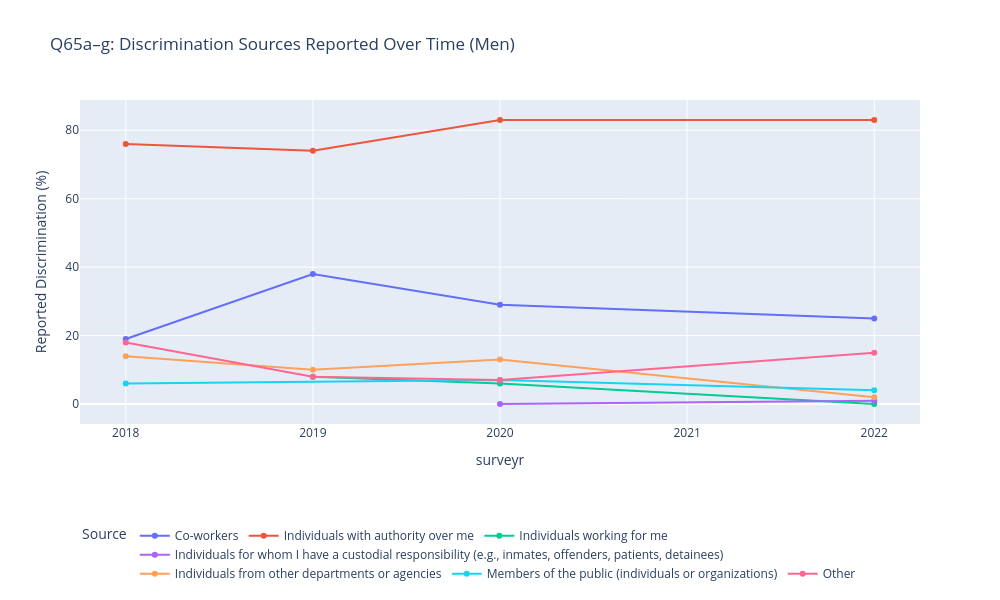

The notebook cell this image was saved under:
### Markdown cell above
Discrimination for Men in Health Canada

### Code cell
#Discrimination Sources Reported Over Time by Men

import plotly.express as px
import plotly.io as pio
# Filter for Q65a–Q65g and men only
df_q65 = df[
    (df["question"].str.match(r"Q65[a-g]")) &
    (df["bycond"] == "Q117 = 1")
].copy()

# Extract short label
df_q65["Discrimination Source"] = df_q65["title_e"].str.extract(
    r"Question 65[a-g]\. From whom did you experience discrimination on the job\? (.+)"
)

# Convert fields
df_q65["Discrimination %"] = pd.to_numeric(df_q65["answer1"], errors="coerce")
df_q65["anscount"] = pd.to_numeric(df_q65["anscount"], errors="coerce")

# Hover label
df_q65["Label"] = (
    "Year: " + df_q65["surveyr"].astype(str) +
    "<br>Source: " + df_q65["Discrimination Source"] +
    "<br>%: " + df_q65["Discrimination %"].astype(str) +
    "<br>anscount: " + df_q65["anscount"].astype(str)
)

# Plot
fig = px.line(
    df_q65,
    x="surveyr",
    y="Discrimination %",
    color="Discrimination Source",
    markers=True,
    hover_name="Label",
    title="Q65a–g: Discrimination Sources Reported Over Time (Men)",
    labels={"SURVEYR": "Survey Year", "Discrimination %": "Reported Discrimination (%)"}
)

fig.update_layout(
    hovermode="x unified",
    xaxis=dict(dtick=1),
    yaxis=dict(title="Reported Discrimination (%)"),
    width=1000,
    height=600,
    legend_title_text="Source",
    legend=dict(orientation="h", y=-0.3)
)

fig.show()

### Figure 1 — Plotly figure (JSON) as saved in the notebook; plotly's stock layout.template omitted (floating-point values rounded to 4 significant figures)
{"data": [{"hovertemplate": "<b>%{hovertext}</b><br><br>Discrimination Source=Co-workers<br>surveyr=%{x}<br>Reported Discrimination (%)=%{y}<extra></extra>", "hovertext": ["Year: 2022<br>Source: Co-workers<br>%: 25<br>anscount: 115.0", "Year: 2020<br>Source: Co-workers<br>%: 29<br>anscount: 88.0", "Year: 2019<br>Source: Co-workers<br>%: 38<br>anscount: 118.0", "Year: 2018<br>Source: Co-workers<br>%: 19<br>anscount: 98.0"], "legendgroup": "Co-workers", "line": {"color": "#636efa", "dash": "solid"}, "marker": {"symbol": "circle"}, "mode": "lines+markers", "name": "Co-workers", "orientation": "v", "showlegend": true, "type": "scatter", "x": [2022, 2020, 2019, 2018], "xaxis": "x", "y": [25, 29, 38, 19], "yaxis": "y"}, {"hovertemplate": "<b>%{hovertext}</b><br><br>Discrimination Source=Individuals with authority over me<br>surveyr=%{x}<br>Reported Discrimination (%)=%{y}<extra></extra>", "hovertext": ["Year: 2022<br>Source: Individuals with authority over me<br>%: 83<br>anscount: 115.0", "Year: 2020<br>Source: Individuals with authority over me<br>%: 83<br>anscount: 88.0", "Year: 2019<br>Source: Individuals with authority over me<br>%: 74<br>anscount: 118.0", "Year: 2018<br>Source: Individuals with authority over me<br>%: 76<br>anscount: 98.0"], "legendgroup": "Individuals with authority over me", "line": {"color": "#EF553B", "dash": "solid"}, "marker": {"symbol": "circle"}, "mode": "lines+markers", "name": "Individuals with authority over me", "orientation": "v", "showlegend": true, "type": "scatter", "x": [2022, 2020, 2019, 2018], "xaxis": "x", "y": [83, 83, 74, 76], "yaxis": "y"}, {"hovertemplate": "<b>%{hovertext}</b><br><br>Discrimination Source=Individuals working for me<br>surveyr=%{x}<br>Reported Discrimination (%)=%{y}<extra></extra>", "hovertext": ["Year: 2022<br>Source: Individuals working for me<br>%: 0<br>anscount: 115.0", "Year: 2020<br>Source: Individuals working for me<br>%: 6<br>anscount: 88.0", "Year: 2019<br>Source: Individuals working for me<br>%: 8<br>anscount: 118.0"], "legendgroup": "Individuals working for me", "line": {"color": "#00cc96", "dash": "solid"}, "marker": {"symbol": "circle"}, "mode": "lines+markers", "name": "Individuals working for me", "orientation": "v", "showlegend": true, "type": "scatter", "x": [2022, 2020, 2019], "xaxis": "x", "y": [0, 6, 8], "yaxis": "y"}, {"hovertemplate": "<b>%{hovertext}</b><br><br>Discrimination Source=Individuals for whom I have a custodial responsibility (e.g., inmates, offenders, patients, detainees)<br>surveyr=%{x}<br>Reported Discrimination (%)=%{y}<extra></extra>", "hovertext": ["Year: 2022<br>Source: Individuals for whom I have a custodial responsibility (e.g., inmates, offenders, patients, detainees)<br>%: 1<br>anscount: 115.0", "Year: 2020<br>Source: Individuals for whom I have a custodial responsibility (e.g., inmates, offenders, patients, detainees)<br>%: 0<br>anscount: 88.0"], "legendgroup": "Individuals for whom I have a custodial responsibility (e.g., inmates, offenders, patients, detainees)", "line": {"color": "#ab63fa", "dash": "solid"}, "marker": {"symbol": "circle"}, "mode": "lines+markers", "name": "Individuals for whom I have a custodial responsibility (e.g., inmates, offenders, patients, detainees)", "orientation": "v", "showlegend": true, "type": "scatter", "x": [2022, 2020], "xaxis": "x", "y": [1, 0], "yaxis": "y"}, {"hovertemplate": "<b>%{hovertext}</b><br><br>Discrimination Source=Individuals from other departments or agencies<br>surveyr=%{x}<br>Reported Discrimination (%)=%{y}<extra></extra>", "hovertext": ["Year: 2022<br>Source: Individuals from other departments or agencies<br>%: 2<br>anscount: 115.0", "Year: 2020<br>Source: Individuals from other departments or agencies<br>%: 13<br>anscount: 88.0", "Year: 2019<br>Source: Individuals from other departments or agencies<br>%: 10<br>anscount: 118.0", "Year: 2018<br>Source: Individuals from other departments or agencies<br>%: 14<br>anscount: 98.0"], "legendgroup": "Individuals from other departments or agencies", "line": {"color": "#FFA15A", "dash": "solid"}, "marker": {"symbol": "circle"}, "mode": "lines+markers", "name": "Individuals from other departments or agencies", "orientation": "v", "showlegend": true, "type": "scatter", "x": [2022, 2020, 2019, 2018], "xaxis": "x", "y": [2, 13, 10, 14], "yaxis": "y"}, {"hovertemplate": "<b>%{hovertext}</b><br><br>Discrimination Source=Members of the public (individuals or organizations)<br>surveyr=%{x}<br>Reported Discrimination (%)=%{y}<extra></extra>", "hovertext": ["Year: 2022<br>Source: Members of the public (individuals or organizations)<br>%: 4<br>anscount: 115.0", "Year: 2020<br>Source: Members of the public (individuals or organizations)<br>%: 7<br>anscount: 88.0", "Year: 2018<br>Source: Members of the public (individuals or organizations)<br>%: 6<br>anscount: 98.0"], "legendgroup": "Members of the public (individuals or organizations)", "line": {"color": "#19d3f3", "dash": "solid"}, "marker": {"symbol": "circle"}, "mode": "lines+markers", "name": "Members of the public (individuals or organizations)", "orientation": "v", "showlegend": true, "type": "scatter", "x": [2022, 2020, 2018], "xaxis": "x", "y": [4, 7, 6], "yaxis": "y"}, {"hovertemplate": "<b>%{hovertext}</b><br><br>Discrimination Source=Other<br>surveyr=%{x}<br>Reported Discrimination (%)=%{y}<extra></extra>", "hovertext": ["Year: 2022<br>Source: Other<br>%: 15<br>anscount: 115.0", "Year: 2020<br>Source: Other<br>%: 7<br>anscount: 88.0", "Year: 2019<br>Source: Other<br>%: 8<br>anscount: 118.0", "Year: 2018<br>Source: Other<br>%: 18<br>anscount: 98.0"], "legendgroup": "Other", "line": {"color": "#FF6692", "dash": "solid"}, "marker": {"symbol": "circle"}, "mode": "lines+markers", "name": "Other", "orientation": "v", "showlegend": true, "type": "scatter", "x": [2022, 2020, 2019, 2018], "xaxis": "x", "y": [15, 7, 8, 18], "yaxis": "y"}], "layout": {"height": 600, "hovermode": "x unified", "legend": {"orientation": "h", "title": {"text": "Source"}, "tracegroupgap": 0, "y": -0.3}, "title": {"text": "Q65a–g: Discrimination Sources Reported Over Time (Men)"}, "width": 1000, "xaxis": {"anchor": "y", "domain": [0, 1], "dtick": 1, "title": {"text": "surveyr"}}, "yaxis": {"anchor": "x", "domain": [0, 1], "title": {"text": "Reported Discrimination (%)"}}}}
